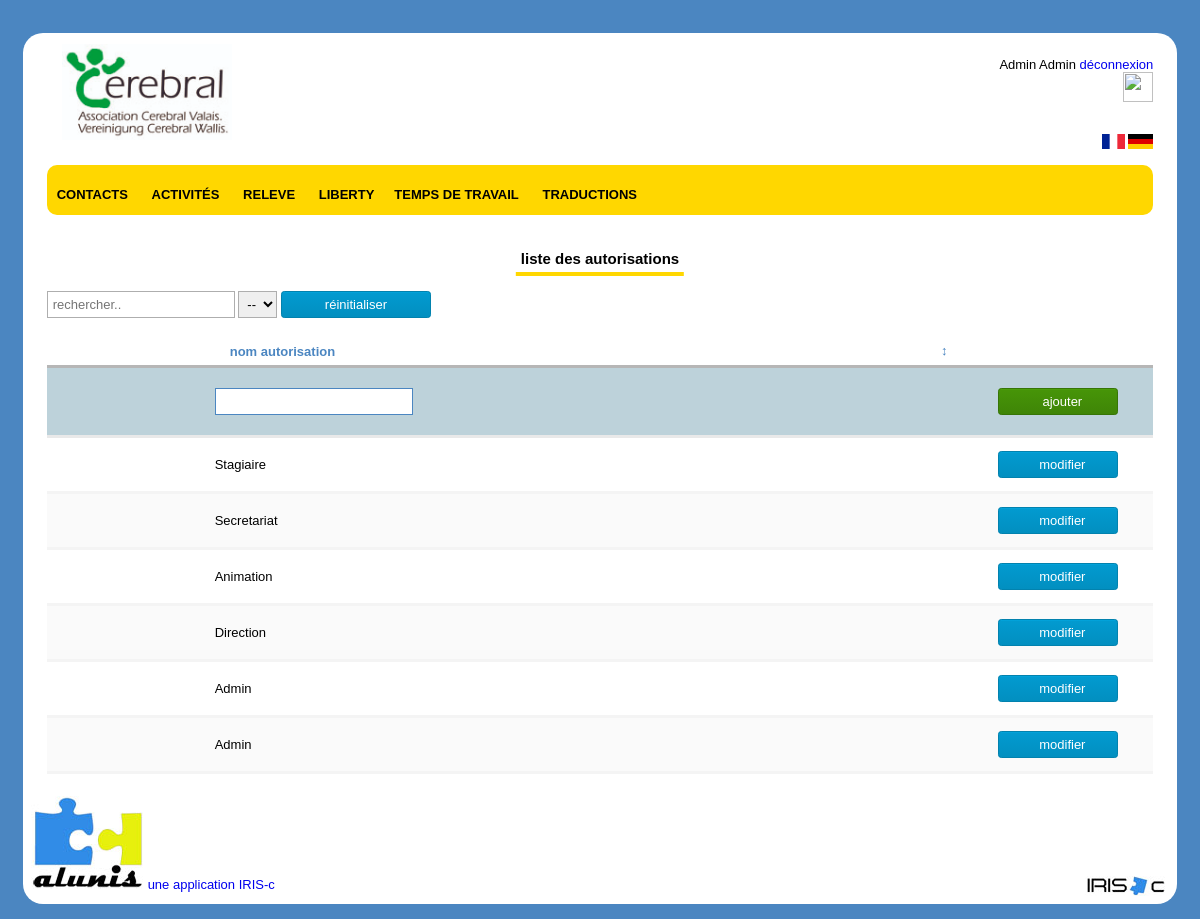
/Administration/autorisation.php (signed in), run on the app's committed database.
### tables this page shows
CREATE TABLE `tblAutorisation` (
  `autId` int(11) NOT NULL,
  `autNom` varchar(45) NOT NULL
);

### src/class/Db.class.php (called while the page is built, shortened)
<?php
class Db
{
	private $DBName;
	private $DBUser;
	private $DBPassword;
	private $DBPort;
	private $pdo;
	private $sQuery;
	private $parameters;
	public function __construct()
	{
		if($_SERVER['HTTP_HOST'] == CONFIG_SRVIP){
			$this->Host = 'localhost';
			$this->DBName = CONFIG_DBNAME;
			$this->DBUser = CONFIG_USR;
			$this->DBPassword = CONFIG_PASS;
		}else{
			$this->DBName = CONFIG_DBNAME;
			$this->DBUser = CONFIG_USR;
			$this->DBPassword = CONFIG_PASS;
		}
		$this->DBPort = 3306;
		$this->parameters = array();
	}
	private function Connect()
	{
		try {
            $this->pdo = new PDO('mysql:host=localhost:'.$this->DBPort.';dbname='.$this->DBName,
                $this->DBUser,
                $this->DBPassword,
                array(
                    PDO::ATTR_ERRMODE => PDO::ERRMODE_EXCEPTION,
                    PDO::MYSQL_ATTR_USE_BUFFERED_QUERY => true,
                )
            );
			$this->bConnected = true;
		}
		catch (PDOException $e) {
			echo $this->ExceptionLog($e->getMessage());
			die();
		}
	}
	private function Init($query)
	{
		try {
			$this->sQuery     = $this->pdo->prepare($query);
			$this->succes = $this->sQuery->execute();
		}
		catch (PDOException $e) {
			echo $this->ExceptionLog($query,$this->parameters);
			echo $this->ExceptionLog($e->getMessage(),$this->sQuery->debugDumpParams());
			die();
		}
		$this->parameters = array();
	}
	public function query($query, $fetchmode = PDO::FETCH_ASSOC)
	{
		$query        = trim($query);
		$rawStatement = explode(" ", $query);
		$this->Init($query);
		$statement = strtolower($rawStatement[0]);
		if ($statement === 'select' || $statement === 'show') {
			return $this->sQuery->fetchAll($fetchmode);
		} elseif ($statement === 'insert' || $statement === 'update' || $statement === 'delete') {
			return $this->sQuery->rowCount();
		} else {
			return NULL;
		}
	}
	public function single($query)
	{
		$this->Init($query.' limit 0,1');
		return $this->sQuery->fetch(PDO::FETCH_ASSOC);
	}
}
?>

### src/class/Mrp.class.php (called while the page is built, shortened)
<?php
class Mrp extends Db
{
	function __construct()
		{
			$this->langPath = URL_CONFIG_LANG_PATH;
			$this->_db = new DB();
			if (isset($_SESSION['id']))
			{
				$ligne = $this->_db->single('SELECT lang FROM tblLangueChoice WHERE employer='.$_SESSION['id']);
			}
			else
			{
				$ligne=false;
			}
			$del = $this->_db->query('UPDATE admSessions SET sesConnected=0 WHERE sesUpdate <= DATE_SUB(NOW(), INTERVAL 1 HOUR)');
		$nameofthefileoflanguage="de.csv";
		$loadFile=strtolower(file_get_contents($this->langPath.$nameofthefileoflanguage));
		$array_csv=str_getcsv($loadFile);
		$this->traduction=$array_csv;
		}
	public function getText($label,$code=''){
		$label=strtolower($label);
		return $label;
	}
}
?>

### Administration/autorisation.php (the view, shortened to what this page needs)
<?php
include_once "../src/header.inc.php";
$sQuery = 'SELECT * FROM tblAutorisation';
$aResult = $db->query($sQuery);
?>
<h1><?=$mrp->getText('Liste des Autorisations'); ?></h1>
<form id="form-search" method="POST">
    <input id="tbl-search-val" class="tbl-search" type="text" placeholder="<?=$mrp->getText('Rechercher..'); ?>">
    <select id="tbl-search-col" class="tbl-search" name="search-COLUMNINDEX">
        <option value="">--</option>
    </select>
    <button class="btn-info btn-reset" type="reset"><?=$mrp->getText('Réinitialiser'); ?></button>
    <table class="tbl-display tbl-sort" >
        <thead>
        <tr>
            <th class="hidden"></th>
            <th><?=$mrp->getText('Nom Autorisation'); ?></th>
            <th></th>
        </tr>
        <tr class="tbl-edit-line">
            <td class="hidden"><input type="hidden" name="autId"/></td>
            <td><input type="text" name="autNom" required/></td>
            <td><input type="submit" id="btn-add" name="btValid" value="<?=$mrp->getText('Ajouter'); ?>" class="btn-success">
                <input type="submit" id="btn-delete" name="btDelete" value="<?=$mrp->getText('Supprimer'); ?>" class="btn-delete hide"></td>
        </tr>
        </thead>
        <tbody>
        <?php
        foreach( $aResult as $aRow ) {?>
            <tr>
                <td id="autId_<?php echo $aRow['autId'];?>" class="hidden">
                </td>
                <td id="autNom_<?php echo $aRow['autId'];?>">
                    <?php echo $aRow['autNom']?>
                </td>
                <td>
                    <button class="btn-info btnDetail" type="button" id="<?php echo $aRow['autId']; ?>"><?=$mrp->getText('Modifier'); ?></button>
                </td>
            </tr>
            <?php
        } ?>
        </tbody>
    </table>
</form>
<?php
include_once '../src/footer.inc.php';
?>

### src/css/style.css (style rules this page uses)
@media screen and (min-width: 768px) and (max-width: 1200px) { body { background-color: #4B86C1 ; padding-top:10px; border-radius: 20px; height: auto; } }
@media screen and (min-width: 1200px) { body { background-color: #4B86C1 ; padding-top:10px; } }
* { font-family: "Century Gothic", CenturyGothic, AppleGothic, sans-serif; font-size: 13px; }
h1 { margin-top: 20px; margin-bottom: 15px; text-align: center; color: #000; font-size: 15px; padding: 5px; border-bottom: 4px solid #FFD700; display: inline-block; left: 50%; position: relative; transform: translateX(-50%); }
table { width: 100%; border-collapse: collapse; margin-top: 20px; margin-bottom: 30px; }
table thead tr:first-child { border-bottom: 3px solid #b6b6b6; }
th { text-align: left; text-decoration: none; font-weight: normal; color: #4B86C1; padding-right: 5px; padding-left: 5px; font-weight: bold; }
tbody td,thead th { padding: 3px 5px; }
tbody tr { border-bottom: 3px solid #f4f4f4; }
tbody tr:nth-child(even) { background-color: #fafafa; }
.tbl-display tr.tbl-edit-line { background-color: #bdd2da; border-bottom: 3px solid #e9e9e9; }
.tbl-display input[type=text], .tbl-display select { border: 1px solid #4B86C1; padding: 5px 10px; }
.tbl-display input[type="submit"], .tbl-display button { width: 120px; min-width: auto; margin: 10px; border-radius: 0.25rem; padding: 5px 0 5px 8px; }
.tbl-sort tr:first-child th { padding: 6px 25px 6px 20px; position: relative; }
.tbl-sort th:after { display: inline-block; content: '↔'; -webkit-transform: rotate(90deg); -moz-transform: rotate(90deg); -o-transform: rotate(90deg); -ms-transform: rotate(90deg); transform: rotate(90deg); right: 10px; position: absolute; }
.tbl-display td:last-child { width: 180px; text-align: center; }
.tbl-edit-line td { padding: 10px 5px; }
.tbl-sort th.hidden:after,.tbl-sort th:last-of-type:after { content: ''; }
table.tbl-display tbody { border-top: 2px solid black; }
.btn-success { color: #fff; background-color: #469408; background-image: -webkit-gradient(linear, left top, left bottom, from(#4da309), color-stop(6%, #469408), to(#3f8507)); background-image: linear-gradient(#4da309, #469408 6%, #3f8507); background-repeat: no-repeat; -webkit-filter: none; filter: none; border: 1px solid #377506; padding: 5px 10px; border-radius: 0.25rem; display:inline-block; }
input { padding: 5px; border: 1px solid #aeaeae; }
select { padding: 4px; border: 1px solid #aeaeae; }
button,.btn-edit,.btn-detail { min-width: 150px; background-image: -webkit-gradient(linear, left top, left bottom, from(#02a5de), color-stop(6%, #029ACF), to(#028fc0)); background-image: linear-gradient(#02a5de, #029ACF 6%, #028fc0); background-repeat: no-repeat; -webkit-filter: none; filter: none; border: 1px solid #0282ae; color: #fff; background-color: #029ACF; padding: 5px 10px; border-radius: 0.25rem; text-align:center; display: inline-block; }

### data on the page
tblautorisation: autNom "Stagiaire"
tblautorisation: autNom "Secretariat"
tblautorisation: autNom "Animation"
tblautorisation: autNom "Direction"
tblautorisation: autNom "Admin"
tblautorisation: autNom "Admin"

### other printed values
$nom "Admin Admin"
$mrp->getText('déconnexion') "déconnexion"
$Item1 "CONTACTS"
$Item2 "ACTIVITÉS"
$Item3 "RELEVE"
$Item4 "LIBERTY"
$Item5 "TEMPS DE TRAVAIL"
$Item7 "TRADUCTIONS"
$mrp->getText('Liste des Autorisations') "liste des autorisations"
$mrp->getText('Réinitialiser') "réinitialiser"
$mrp->getText('Nom Autorisation') "nom autorisation"
